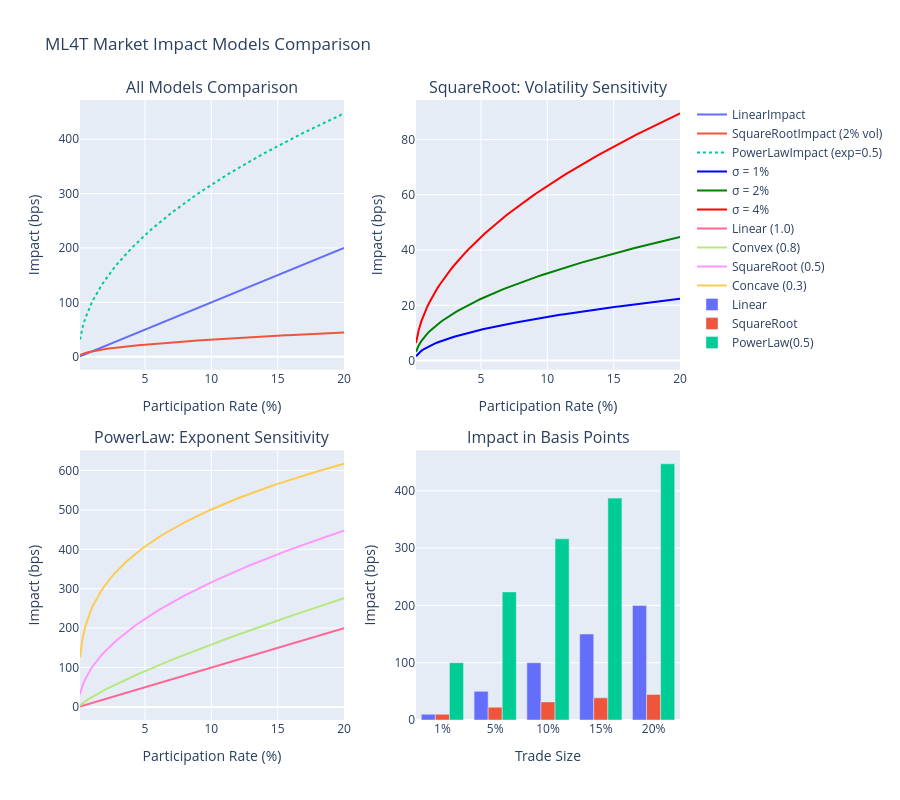

Notebook code for this chart:
### Markdown cell above
### Finalize Composite Figure

### Code cell
fig.update_layout(
    height=800,
    title_text="ML4T Market Impact Models Comparison",
    showlegend=True,
)
fig.update_xaxes(title_text="Participation Rate (%)", row=1, col=1)
fig.update_xaxes(title_text="Participation Rate (%)", row=1, col=2)
fig.update_xaxes(title_text="Participation Rate (%)", row=2, col=1)
fig.update_xaxes(title_text="Trade Size", row=2, col=2)
fig.update_yaxes(title_text="Impact (bps)", row=1, col=1)
fig.update_yaxes(title_text="Impact (bps)", row=1, col=2)
fig.update_yaxes(title_text="Impact (bps)", row=2, col=1)
fig.update_yaxes(title_text="Impact (bps)", row=2, col=2)
fig.show()
